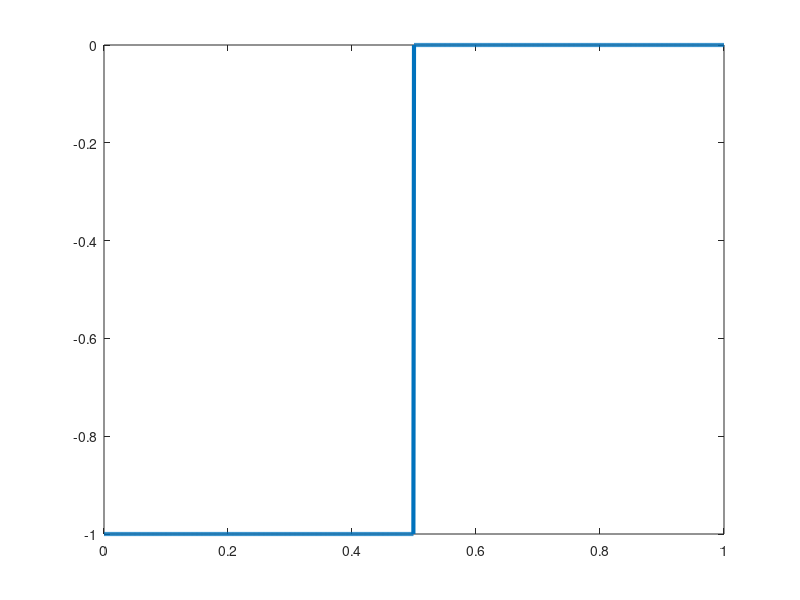

Reproduce this figure in MATLAB.
bits = input('prompt');
b_rt = 1;
sm_n = 1000;
total_t = length(bits)/b_rt;
total_smp = sm_n*length(bits);
dt = total_t/total_smp;
t = 0:dt:total_t;
y = zeros(1,length(t));
for i=1:length(bits)
  if bits(i)==1
    y((i-1)*sm_n+1:(i-1)*sm_n+sm_n/2) = 1;
    else y((i-1)*sm_n+1:(i-1)*sm_n+sm_n/2) = -1;
  endif
endfor
plot(t, y, 'Linewidth', 3);